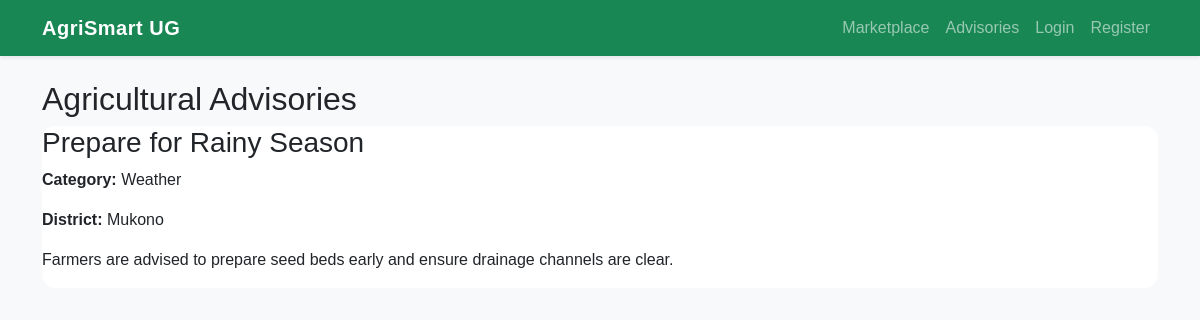
The app's page /advisories/ with its own data.
### app/models.py (models this page shows)
class Advisory(db.Model):
    id = db.Column(db.Integer, primary_key=True)
    title = db.Column(db.String(150), nullable=False)
    content = db.Column(db.Text, nullable=False)
    category = db.Column(db.String(80))
    district = db.Column(db.String(100))
    created_by = db.Column(db.String(100), default="Admin")
    created_at = db.Column(db.DateTime, default=datetime.utcnow)

### app/routes/advisory.py (the view)
@advisory_bp.route("/")
def list_advisories():
    district = request.args.get("district", "").strip()
    query = Advisory.query
    if district:
        query = query.filter(
            (Advisory.district == district) | (Advisory.district == None) | (Advisory.district == "")
        )
    page = request.args.get("page", 1, type=int)
    pagination = query.order_by(Advisory.created_at.desc()).paginate(page=page, per_page=6, error_out=False)
    districts = sorted({a.district for a in Advisory.query.all() if a.district})
    return render_template(
        "advisory/advisories.html",
        advisories=pagination.items,
        pagination=pagination,
        districts=districts,
        selected_district=district
    )

### app/templates/advisory/advisories.html (shortened to what this page needs)
{% extends "base.html" %}
{% block content %}
<h2>Agricultural Advisories</h2>
{% for advisory in advisories %}
<div class="card">
    <h3>{{ advisory.title }}</h3>
    <p><strong>Category:</strong> {{ advisory.category or "General" }}</p>
    <p><strong>District:</strong> {{ advisory.district or "All" }}</p>
    <p>{{ advisory.content }}</p>
</div>
{% else %}
<p>No advisories available.</p>
{% endfor %}
{% endblock %}

### app/static/css/style.css (style rules this page uses)
body { font-family: Arial, sans-serif; }
.card { border: none; border-radius: 14px; }

### records on screen
Advisory: title "Prepare for Rainy Season", category "Weather", district "Mukono", content "Farmers are advised to prepare seed beds early and ensure drainage channels are clear."
